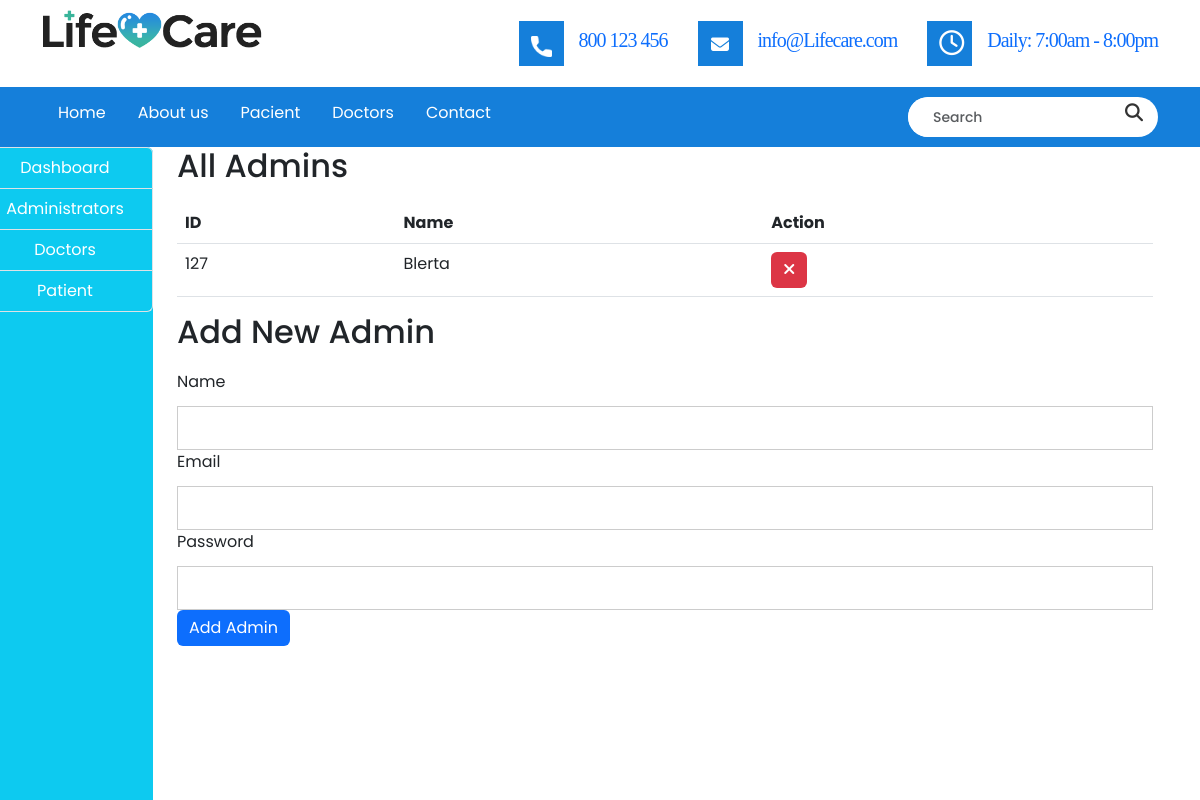
Before: /admins.php with the older database file.
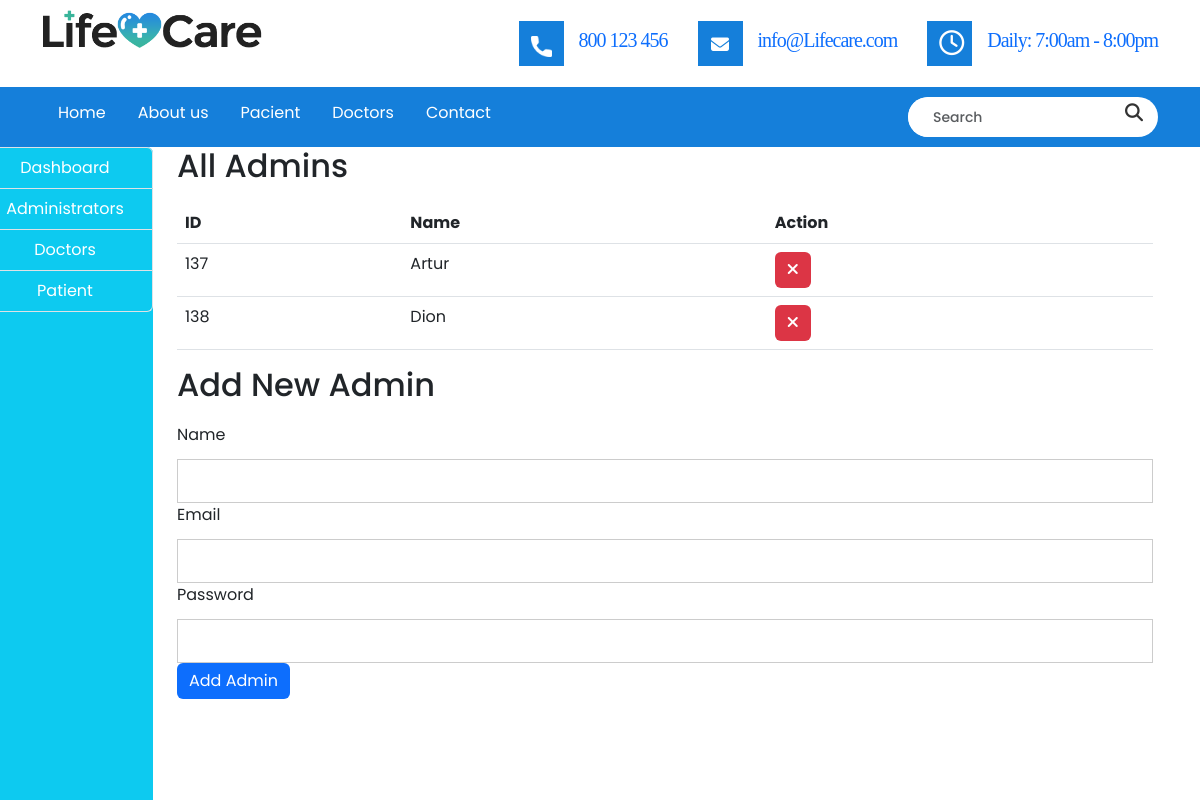
After: the same page with the newer database file.
### tables this page shows
CREATE TABLE `users` (
  `id` bigint(20) NOT NULL,
  `Name` varchar(128) DEFAULT NULL,
  `Last_name` varchar(200) DEFAULT NULL,
  `Email` varchar(220) DEFAULT NULL,
  `Password_hash` varchar(225) DEFAULT NULL,
  `role` enum('user','admin') NOT NULL DEFAULT 'user'
);

### admins.php (the view, shortened to what the changed rows need)
<!DOCTYPE html>
<html lang="en">
    <head>
   <link rel="stylesheet" href="style.css">
   <link rel="stylesheet" href="css/colors.css">
   <link rel="stylesheet" href="css/versions.css">
   <link rel="stylesheet" href="css/responsive.css">
   <link rel="stylesheet" href="css/custom.css">
    <link href="https://cdn.jsdelivr.net/npm/bootstrap@5.3.0-alpha3/dist/css/bootstrap.min.css" rel="stylesheet">
   <link rel="stylesheet" href="https://cdnjs.cloudflare.com/ajax/libs/font-awesome/5.15.3/css/all.min.css">
    </head>
        <body class="clinic_version">
            <header>
<div class="container-fluid whatdoInamethis">
   <div class="col-md-12">
      <div class="row">
            <?php
            include('connection.php');
            ?>
         <div class="col-md-10">
            <h2>All Admins</h2><div class="table-scroll" style="max-height: 400px; overflow: auto;"> <table class="table">
               <thead>
                  <tr>
                     <th>ID</th>
                     <th>Name</th>
                     <th>Action</th>
                  </tr>
               </thead>
               <tbody>
                  <?php
                  $query = mysqli_query($conn, "SELECT * FROM users WHERE role='admin'");
                  while ($row = mysqli_fetch_assoc($query)) {
                     $adminId = $row['id'];
                     $adminName = $row['Name'];
                     ?>
                     <tr>
                        <td><?php echo $adminId; ?></td>
                        <td><?php echo $adminName; ?></td>
                        <td><button class="btn btn-danger" onclick="removeAdmin(<?php echo $adminId; ?>)"><i class="fas fa-times"></i></button></td>
                     </tr>
                     <?php
                  }
                  ?>
               </tbody>
            </table></div>
            <h2>Add New Admin</h2>
         </div>
      </div>
   </div>
</div>

Changed rows visible on the page:
removed users: id "127", Name "Blerta"
added users: id "137", Name "Artur"
added users: id "138", Name "Dion"
